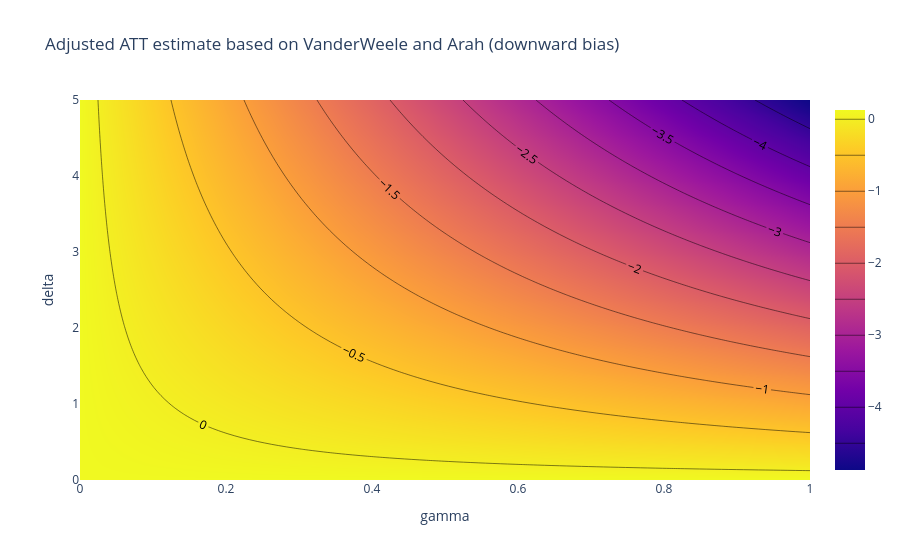

The notebook cell saved with this chart:
### Code cell
# set up a contour plot based on the values for gamma_val, delta_val, and adj_est
fig = go.Figure(data=go.Contour(z=adj_est, x=gamma_val[0], y=delta_val[:, 0],
                                contours=dict(coloring = 'heatmap', showlabels = True)))

fig.update_layout(title='Adjusted ATT estimate based on VanderWeele and Arah (downward bias)',
                  xaxis_title='gamma',
                  yaxis_title='delta')

# highlight the contour line at the level of zero
fig.show()
